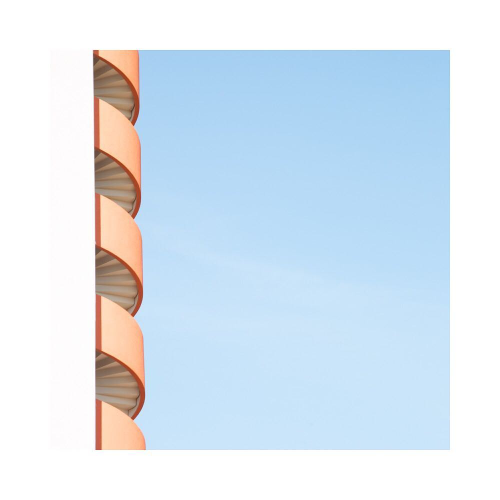
#> input picture Database/ARC DATABASE/matthieuvenot/2017-05-21_06-50-09_UTC.jpg, 1000 x 1000 px (shown at 1/2 size)
$ jupyter execute --allow-errors Laplacian.ipynb   (older library calls are emulated)
#> lines starting #> are read from the running program, lines starting #| are printed output that depends on the picture
#> further down, image is the input picture: shape (1000, 1000, 3); mean B, G, R 241.2, 230.6, 218.2
#> `red = im[:,:,0]`:
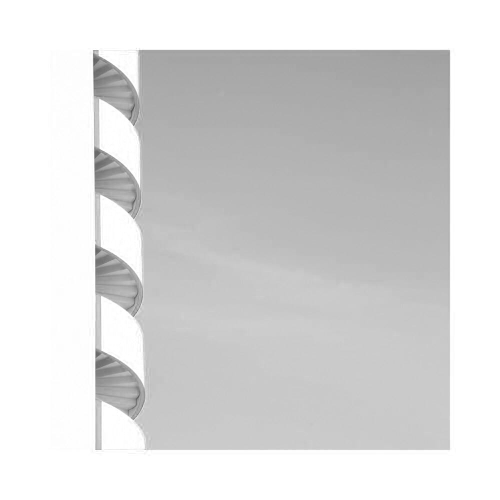
#> red: shape (1000, 1000) (shown at 1/2 size); min 72, max 255, mean 218.2
#> `LoG_img_r=cv2.Laplacian(G_blur_r,cv2.CV_64F,ksize=3)`:
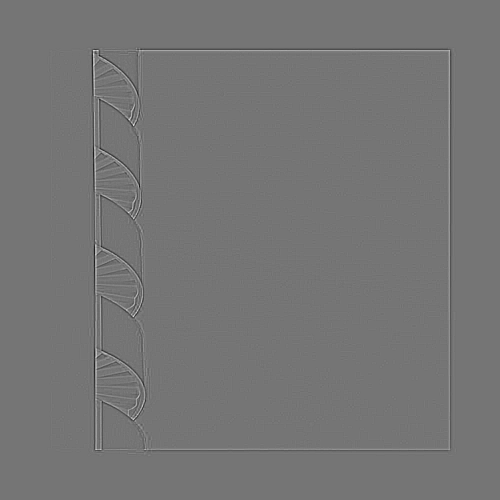
#> LoG_img_r: shape (1000, 1000) float64 (shown at 1/2 size); min -112, max 132, mean 0; drawn with min black and max white
#> `LoG_img_r=np.abs(LoG_img_r)`:
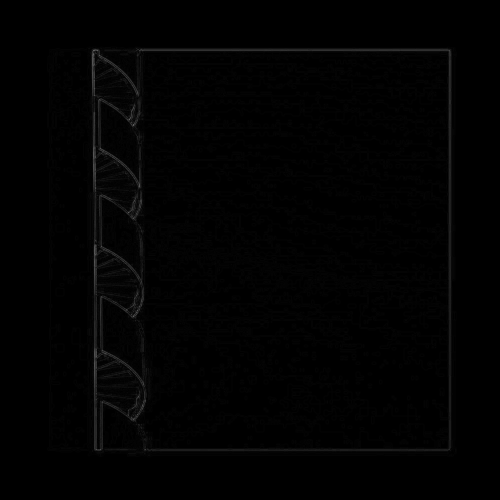
#> LoG_img_r: shape (1000, 1000) float64 (shown at 1/2 size); min 0, max 132, mean 1.9
#> `green = im[:,:,1]`:
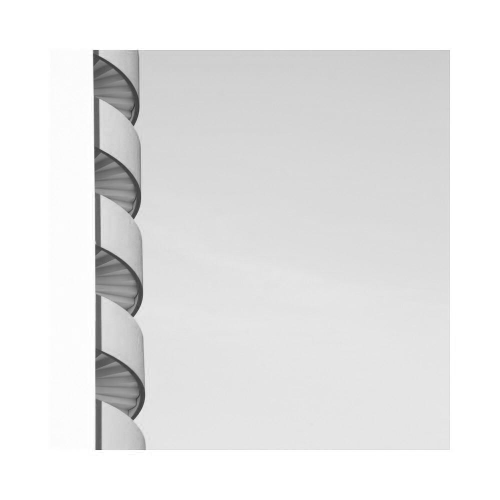
#> green: shape (1000, 1000) (shown at 1/2 size); min 41, max 255, mean 230.6
#> `blue = im[:,:,2]`:
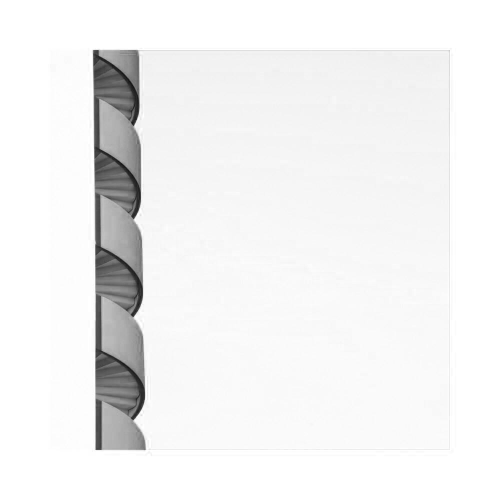
#> blue: shape (1000, 1000) (shown at 1/2 size); min 11, max 255, mean 241.2
#> `LoG_mean = cv2.resize(LoG_mean,(100,100))`:
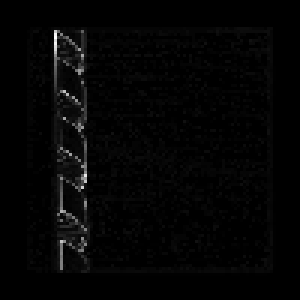
#> LoG_mean: shape (100, 100) float64 (shown 3 times larger); min 0, max 85.33, mean 1.6; drawn with min black and max white
#> `LoG_mean=np.exp(LoG_mean)/sum(np.exp(LoG_mean))`:
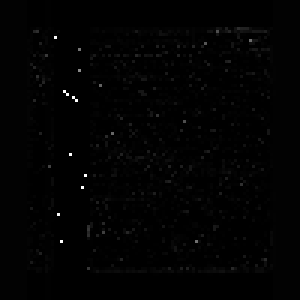
#> LoG_mean: shape (100, 100) float64 (shown 3 times larger); min 8.46e-38, max 1, mean 0.01
#> pass 2 of the loop `for i in range(1595):`:
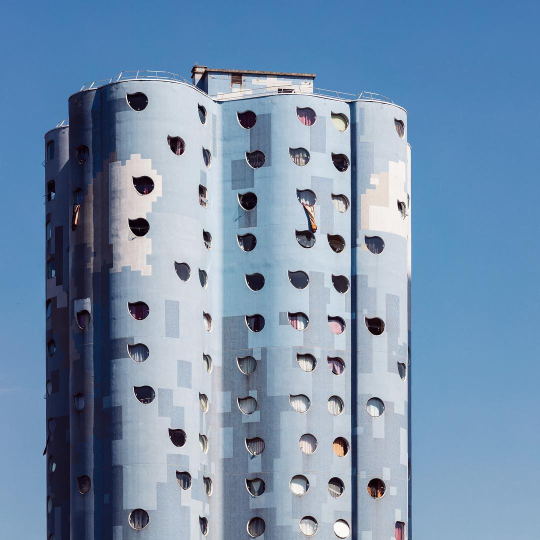
#> input picture Database/ARC DATABASE/le_blanc/2017-10-18_18-39-00_UTC.jpg, 1080 x 1080 px (shown at 1/2 size)
#> image is the input picture: shape (1080, 1080, 3); mean B, G, R 172.4, 143.8, 117.6
#> red: shape (1080, 1080)
#> G_blur_r: shape (1080, 1080)
#> green: shape (1080, 1080)
#> G_blur_g: shape (1080, 1080)
#> `blue = im[:,:,2]`:
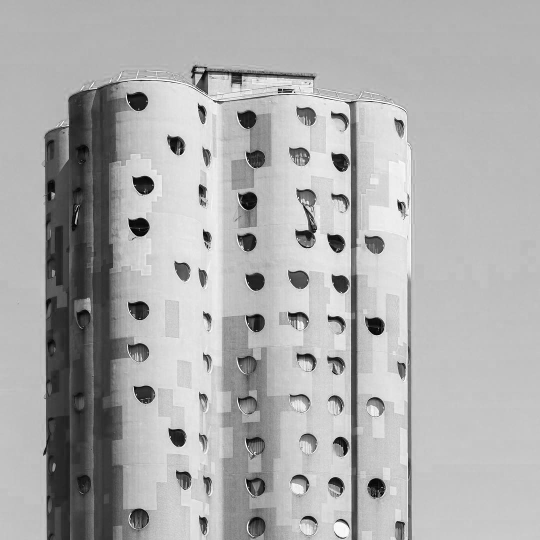
#> blue: shape (1080, 1080) (shown at 1/2 size); min 0, max 255, mean 172.4
#> G_blur_b: shape (1080, 1080)
#> `LoG_mean=np.exp(LoG_mean)/sum(np.exp(LoG_mean))`:
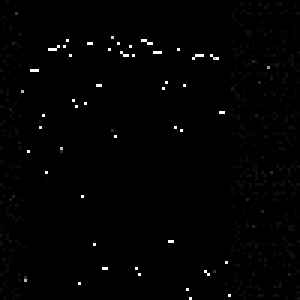
#> LoG_mean: shape (100, 100) float64 (shown 3 times larger); min 1.15e-102, max 1, mean 0.01
[cell 1]
import pandas as pd
import cv2
import matplotlib.pyplot as plt
from PIL import Image
import numpy as np
import glob
import os

[cell 2]
import os
import csv
PATH = r"C:\Users\Aziz\Desktop\Github\Database\ARC DATABASE"
result = [os.path.join(dp, f) for dp, dn, filenames in os.walk(PATH) for f in filenames if os.path.splitext(f)[1] == '.jpg']
csvf = open('C:/Users/Aziz/Database/laplacian_arc.csv', 'w')
#> (the rest of this cell did not finish here and is left out)
